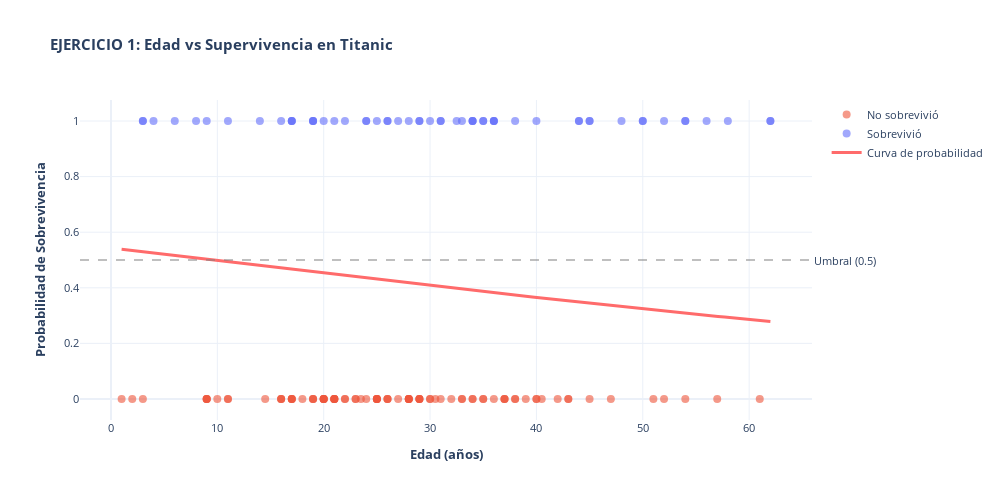

The notebook cell saved with this chart:
### Code cell
# Visualizar
x_range = np.linspace(X_test.min(), X_test.max(), 100).reshape(-1, 1)
y_proba = modelo.predict_proba(x_range)[:, 1]

fig = go.Figure()

# Puntos: No sobrevivió
fig.add_trace(go.Scatter(
    x=X_test[y_test == 0].values.flatten(),
    y=y_test[y_test == 0],
    mode='markers',
    name='No sobrevivió',
    marker=dict(size=8, color='#EF553B', opacity=0.6),
    hovertemplate='<b>Edad:</b> %{x:.1f} años<br><b>Sobrevivió:</b> No<extra></extra>'
))

# Puntos: Sobrevivió
fig.add_trace(go.Scatter(
    x=X_test[y_test == 1].values.flatten(),
    y=y_test[y_test == 1],
    mode='markers',
    name='Sobrevivió',
    marker=dict(size=8, color='#636EFA', opacity=0.6),
    hovertemplate='<b>Edad:</b> %{x:.1f} años<br><b>Sobrevivió:</b> Sí<extra></extra>'
))

# Curva de probabilidad
fig.add_trace(go.Scatter(
    x=x_range.flatten(),
    y=y_proba,
    mode='lines',
    name='Curva de probabilidad',
    line=dict(color='#FF6B6B', width=3),
    hovertemplate='<b>Edad:</b> %{x:.1f}<br><b>Prob. Supervivencia:</b> %{y:.2%}<extra></extra>'
))

# Línea de umbral (0.5)
fig.add_hline(y=0.5, line_dash='dash', line_color='gray', opacity=0.5,
              annotation_text='Umbral (0.5)', annotation_position='right')

fig.update_layout(
    title='<b>EJERCICIO 1: Edad vs Supervivencia en Titanic</b>',
    xaxis_title='<b>Edad (años)</b>',
    yaxis_title='<b>Probabilidad de Sobrevivencia</b>',
    hovermode='closest',
    template='plotly_white',
    height=500,
    width=1000,
    font=dict(size=11)
)

fig.show()

print("✓ Gráfico generado")

### Figure 1 — Plotly figure (JSON) as saved in the notebook; plotly's stock layout.template omitted (floating-point values rounded to 4 significant figures)
{"data": [{"hovertemplate": "<b>Edad:</b> %{x:.1f} años<br><b>Sobrevivió:</b> No<extra></extra>", "marker": {"color": "#EF553B", "opacity": 0.6, "size": 8}, "mode": "markers", "name": "No sobrevivió", "type": "scatter", "x": [42.0, 43.0, 28.0, 23.0, 38.0, 23.0, 23.5, 27.0, 16.0, 9.0, 22.0, 17.0, 16.0, 26.0, 14.5, 38.0, 21.0, 9.0, 35.0, 37.0, 34.0, 61.0, 51.0, 20.0, 54.0, 52.0, 21.0, 40.0, 37.0, 24.0, 28.0, 25.0, 57.0, 28.0, 26.0, 25.0, 17.0, 47.0, 33.0, 17.0, 16.0, 20.0, 45.0, 19.0, 18.0, 30.5, 11.0, 31.0, 40.0, 19.0, 25.0, 20.0, 9.0, 40.5, 19.0, 21.0, 29.0, 29.0, 30.0, 39.0, 30.0, 3.0, 34.0, 20.0, 36.0, 28.0, 21.0, 9.0, 17.0, 32.0, 29.0, 43.0, 11.0, 25.0, 20.0, 25.0, 26.0, 21.0, 29.0, 28.0, 2.0, 22.0, 33.0, 37.0, 10.0, 1.0, 35.0], "y": [0, 0, 0, 0, 0, 0, 0, 0, 0, 0, 0, 0, 0, 0, 0, 0, 0, 0, 0, 0, 0, 0, 0, 0, 0, 0, 0, 0, 0, 0, 0, 0, 0, 0, 0, 0, 0, 0, 0, 0, 0, 0, 0, 0, 0, 0, 0, 0, 0, 0, 0, 0, 0, 0, 0, 0, 0, 0, 0, 0, 0, 0, 0, 0, 0, 0, 0, 0, 0, 0, 0, 0, 0, 0, 0, 0, 0, 0, 0, 0, 0, 0, 0, 0, 0, 0, 0]}, {"hovertemplate": "<b>Edad:</b> %{x:.1f} años<br><b>Sobrevivió:</b> Sí<extra></extra>", "marker": {"color": "#636EFA", "opacity": 0.6, "size": 8}, "mode": "markers", "name": "Sobrevivió", "type": "scatter", "x": [3.0, 29.0, 24.0, 8.0, 33.0, 54.0, 17.0, 32.5, 31.0, 35.0, 16.0, 54.0, 50.0, 35.0, 36.0, 36.0, 56.0, 9.0, 36.0, 29.0, 34.0, 48.0, 27.0, 3.0, 62.0, 58.0, 45.0, 19.0, 6.0, 22.0, 31.0, 62.0, 20.0, 11.0, 45.0, 38.0, 50.0, 34.0, 26.0, 24.0, 28.0, 19.0, 4.0, 44.0, 40.0, 52.0, 30.0, 14.0, 17.0, 17.0, 44.0, 25.0, 26.0, 34.0, 21.0, 19.0], "y": [1, 1, 1, 1, 1, 1, 1, 1, 1, 1, 1, 1, 1, 1, 1, 1, 1, 1, 1, 1, 1, 1, 1, 1, 1, 1, 1, 1, 1, 1, 1, 1, 1, 1, 1, 1, 1, 1, 1, 1, 1, 1, 1, 1, 1, 1, 1, 1, 1, 1, 1, 1, 1, 1, 1, 1]}, {"hovertemplate": "<b>Edad:</b> %{x:.1f}<br><b>Prob. Supervivencia:</b> %{y:.2%}<extra></extra>", "line": {"color": "#FF6B6B", "width": 3}, "mode": "lines", "name": "Curva de probabilidad", "type": "scatter", "x": [1.0, 1.616, 2.232, 2.848, 3.465, 4.081, 4.697, 5.313, 5.929, 6.545, 7.162, 7.778, 8.394, 9.01, 9.626, 10.24, 10.86, 11.47, 12.09, 12.71, 13.32, 13.94, 14.56, 15.17, 15.79, 16.4, 17.02, 17.64, 18.25, 18.87, 19.48, 20.1, 20.72, 21.33, 21.95, 22.57, 23.18, 23.8, 24.41, 25.03, 25.65, 26.26, 26.88, 27.49, 28.11, 28.73, 29.34, 29.96, 30.58, 31.19, 31.81, 32.42, 33.04, 33.66, 34.27, 34.89, 35.51, 36.12, 36.74, 37.35, 37.97, 38.59, 39.2, 39.82, 40.43, 41.05, 41.67, 42.28, 42.9, 43.52, 44.13, 44.75, 45.36, 45.98, 46.6, 47.21, 47.83, 48.44, 49.06, 49.68, 50.29, 50.91, 51.53, 52.14, 52.76, 53.37, 53.99, 54.61, 55.22, 55.84, 56.45, 57.07, 57.69, 58.3, 58.92, 59.54, 60.15, 60.77, 61.38, 62.0], "y": [0.5383, 0.5355, 0.5327, 0.53, 0.5272, 0.5244, 0.5216, 0.5188, 0.516, 0.5133, 0.5105, 0.5077, 0.5049, 0.5021, 0.4993, 0.4965, 0.4938, 0.491, 0.4882, 0.4854, 0.4826, 0.4798, 0.4771, 0.4743, 0.4715, 0.4687, 0.4659, 0.4632, 0.4604, 0.4576, 0.4549, 0.4521, 0.4493, 0.4466, 0.4438, 0.4411, 0.4383, 0.4356, 0.4329, 0.4301, 0.4274, 0.4247, 0.4219, 0.4192, 0.4165, 0.4138, 0.4111, 0.4084, 0.4057, 0.403, 0.4004, 0.3977, 0.395, 0.3924, 0.3897, 0.3871, 0.3844, 0.3818, 0.3792, 0.3765, 0.3739, 0.3713, 0.3687, 0.3661, 0.3635, 0.361, 0.3584, 0.3558, 0.3533, 0.3507, 0.3482, 0.3457, 0.3432, 0.3407, 0.3382, 0.3357, 0.3332, 0.3307, 0.3283, 0.3258, 0.3234, 0.3209, 0.3185, 0.3161, 0.3137, 0.3113, 0.3089, 0.3065, 0.3042, 0.3018, 0.2995, 0.2971, 0.2948, 0.2925, 0.2902, 0.2879, 0.2856, 0.2834, 0.2811, 0.2789]}], "layout": {"annotations": [{"showarrow": false, "text": "Umbral (0.5)", "x": 1, "xanchor": "left", "xref": "x domain", "y": 0.5, "yanchor": "middle", "yref": "y"}], "font": {"size": 11}, "height": 500, "hovermode": "closest", "shapes": [{"line": {"color": "gray", "dash": "dash"}, "opacity": 0.5, "type": "line", "x0": 0, "x1": 1, "xref": "x domain", "y0": 0.5, "y1": 0.5, "yref": "y"}], "title": {"text": "<b>EJERCICIO 1: Edad vs Supervivencia en Titanic</b>"}, "width": 1000, "xaxis": {"title": {"text": "<b>Edad (años)</b>"}}, "yaxis": {"title": {"text": "<b>Probabilidad de Sobrevivencia</b>"}}}}
